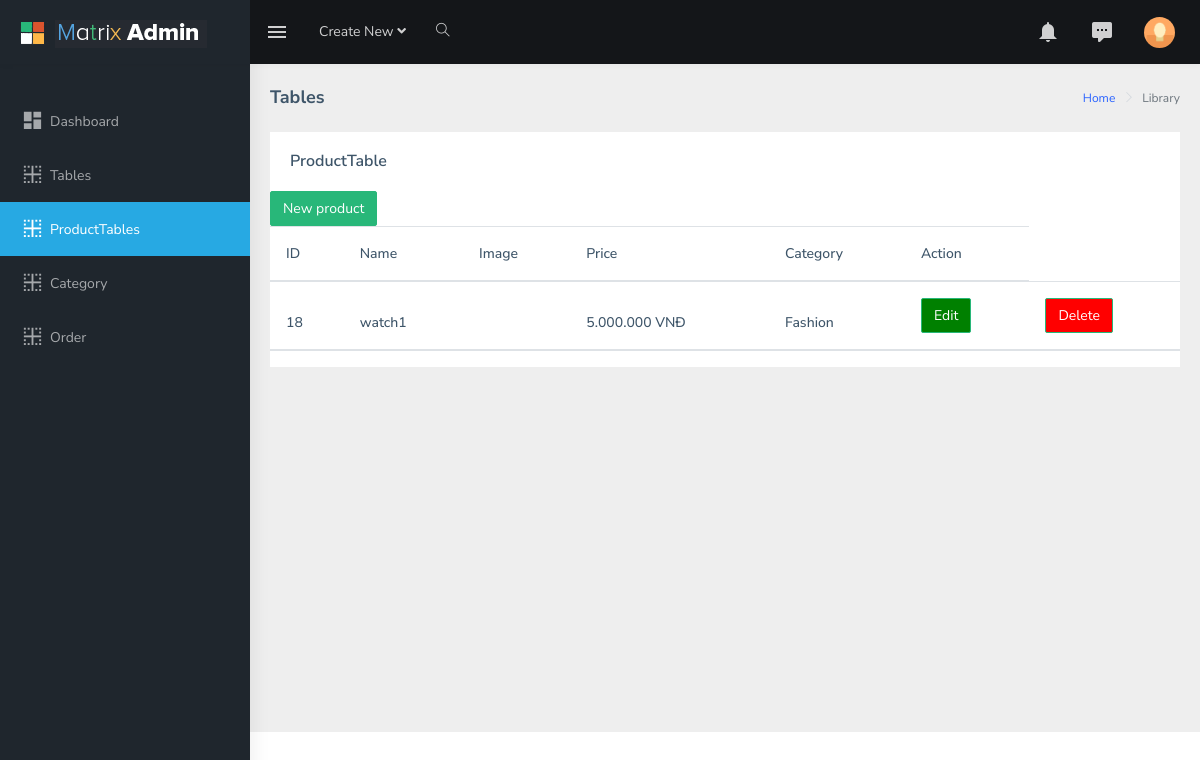
Screenshot of /Adminpage/view/producttables.php with the database file from the repository.
### tables this page shows
CREATE TABLE IF NOT EXISTS `product` (
  `product_id` int(30) NOT NULL AUTO_INCREMENT,
  `product_name` varchar(100) NOT NULL,
  `price` float NOT NULL,
  `image` varchar(200) NOT NULL,
  `category_id` int(30) NOT NULL,
  PRIMARY KEY (`product_id`),
  KEY `category_id` (`category_id`)
);

CREATE TABLE IF NOT EXISTS `category` (
  `category_id` int(30) NOT NULL AUTO_INCREMENT,
  `category_name` varchar(100) NOT NULL,
  PRIMARY KEY (`category_id`)
);

### Adminpage/Util/MySQLUtil.php (called while the page is built, shortened)
<?php
class MySQLUtil
{
    private $servername;
    private $password;
    private $username;
    private $myDB;
    public function __construct()
    {
        $this->servername = "localhost";
        $this->password = "";
        $this->username = "root";
        $this->myDB = "doanthaylam";
    }
    public function connected()
    {
        try {
            $this->conn = new PDO("mysql:host=$this->servername;port=3306;dbname=$this->myDB", $this->username, $this->password);
            $this->conn->setAttribute(PDO::ATTR_ERRMODE, PDO::ERRMODE_EXCEPTION);
            return $this->conn;
        } catch (PDOException $e) {
            echo "Connection failed: " . $e->getMessage();
        }
    }
    public function getAllData($query)
    {
        $dbCon = new MySQLUtil();
        $pdo = $dbCon->connected();
        $stmt = $pdo->prepare($query);
        $stmt->execute();
        return $stmt->fetchAll();
    }
}

### Adminpage/model/Product.php (called while the page is built, shortened)
<?php
include_once '../util/MySQLUtil.php';
class Product
{
    public function getAllProduct(){
        $mysql=new MySQLUtil();
        $query = "select * from product";
        $data= $mysql->getAllData($query);
        return $data;
    }
    public function getCategoryName($category_id){
        $mysql = new MySQLUtil();
        $pdo = $mysql->connected();
        if ($pdo != null) {
            $data = [
                'category_id'=>$category_id,
            ];
            $sql ="select category_name from category where category_id=:category_id";
            $stmt = $pdo->prepare($sql);
            $stmt->execute($data);
            return $stmt->fetch();
    }
    }
}
?>

### Adminpage/Util/LDTUtil.php (called while the page is built, shortened)
<?php
 function formatPrice($gia)
{
    return number_format($gia,0,",","."). " VNĐ";
}

### Adminpage/view/producttables.php (the view, shortened to what this page needs)
<!DOCTYPE html>
<html dir="ltr" lang="en">
<head>
    <link rel="stylesheet" type="text/css" href="assets/extra-libs/multicheck/multicheck.css">
    <link href="assets/libs/datatables.net-bs4/css/dataTables.bootstrap4.css" rel="stylesheet">
    <link href="dist/css/style.min.css" rel="stylesheet">
</head>
<body>
    <div id="main-wrapper">
        <header class="topbar" data-navbarbg="skin5">
            <nav class="navbar top-navbar navbar-expand-md navbar-dark">
                <div class="navbar-header" data-logobg="skin5">
                    <a class="navbar-brand" href="index.html">
                        <b class="logo-icon p-l-10">
                            <img src="assets/images/logo-icon.png" alt="homepage" class="light-logo" />
                        </b>
                        <span class="logo-text">
                             <img src="assets/images/logo-text.png" alt="homepage" class="light-logo" />
                        </span>
                    </a>
                </div>
                <div class="navbar-collapse collapse" id="navbarSupportedContent" data-navbarbg="skin5">
                    <ul class="navbar-nav float-left mr-auto">
                        <li class="nav-item d-none d-md-block"><a class="nav-link sidebartoggler waves-effect waves-light" href="javascript:void(0)" data-sidebartype="mini-sidebar"><i class="mdi mdi-menu font-24"></i></a></li>
                        <li class="nav-item dropdown">
                            <a class="nav-link dropdown-toggle" href="#" id="navbarDropdown" role="button" data-toggle="dropdown" aria-haspopup="true" aria-expanded="false">
                             <span class="d-none d-md-block">Create New <i class="fa fa-angle-down"></i></span>
                            </a>
                        </li>
                        <li class="nav-item search-box"> <a class="nav-link waves-effect waves-dark" href="javascript:void(0)"><i class="ti-search"></i></a>
                        </li>
                    </ul>
                    <ul class="navbar-nav float-right">
                        <li class="nav-item dropdown">
                            <a class="nav-link dropdown-toggle waves-effect waves-dark" href="" data-toggle="dropdown" aria-haspopup="true" aria-expanded="false"> <i class="mdi mdi-bell font-24"></i>
                            </a>
                        </li>
                        <li class="nav-item dropdown">
                            <a class="nav-link dropdown-toggle waves-effect waves-dark" href="" id="2" data-toggle="dropdown" aria-haspopup="true" aria-expanded="false"> <i class="font-24 mdi mdi-comment-processing"></i>
                            </a>
                        </li>
                        <li class="nav-item dropdown">
                            <a class="nav-link dropdown-toggle text-muted waves-effect waves-dark pro-pic" href="" data-toggle="dropdown" aria-haspopup="true" aria-expanded="false"><img src="assets/images/users/1.jpg" alt="user" class="rounded-circle" width="31"></a>
                        </li>
                    </ul>
                </div>
            </nav>
        </header>
        <aside class="left-sidebar" data-sidebarbg="skin5">
            <div class="scroll-sidebar">
                <?php
                        include"slidebar.php"
                    ?>
            </div>
        </aside>
        <div class="page-wrapper">
            <div class="page-breadcrumb">
                <div class="row">
                    <div class="col-12 d-flex no-block align-items-center">
                        <h4 class="page-title">Tables</h4>
                        <div class="ml-auto text-right">
                            <nav aria-label="breadcrumb">
                                <ol class="breadcrumb">
                                    <li class="breadcrumb-item"><a href="#">Home</a></li>
                                    <li class="breadcrumb-item active" aria-current="page">Library</li>
                                </ol>
                            </nav>
                        </div>
                    </div>
                </div>
            </div>
            <div class="container-fluid">
                <div class="row">
                    <div class="col-12">
                        <div class="card">
                            <div class="card-body">
                                <h5 class="card-title m-b-0">ProductTable</h5>
                            </div>
                            <div class="newuser">
                            <button class="btn btn-success float-left" type="submit"><a href="createproduct.php">New product</a></button>
                            </div>
                            <table class="table">
                                  <thead>
                                    <tr>
                                      <th scope="col">ID</th>
                                      <th scope="col">Name</th>
                                      <th scope="col">Image</th>
                                      <th scope="col">Price</th>
                                      <th scope="col">Category</th>
                                      <th scope="col">Action</th>
                                    </tr>
                                    <?php
                                    include '../model/Product.php';
                                    include_once '../util/LDTUtil.php';
                                    $listproduct=new Product("","","","","","");
                                    $data=$listproduct ->getAllProduct();
                                    foreach($data as $item){
                                    $name=$listproduct ->getCategoryName($item["category_id"]);
                                    echo '<tr>
                                      <th scope="col">'.$item["product_id"].'</th>
                                      <th scope="col">'.$item["product_name"].'</th>
                                      <th scope="col"><img width="100px" src="./image/'.$item["image"].'" alt=""></th>
                                      <th scope="col">'.formatPrice($item["price"]).'</th>
                                      <th scope="col">'.$name['category_name'].'</th>
                                      <form method="POST" action="updateproduct.php">
                                      <input type="hidden" name="id_product" value="'.$item["product_id"].'">
                                      <input type="hidden" name="name_product" value="'.$item["product_name"].'">
                                      <input type="hidden" name="image_product" value="'.$item["image"].'">
                                      <input type="hidden" name="price_product" value="'.$item["price"].'">
                                      <input type="hidden" name="category" value="'.$item["category_id"].'">
                                      <th scope="col"><input class="btn btn-success btn_delete" style="background-color:green" name="btn_action" type="submit" value="Edit"></input>
                                      </th>
                                      </form>
                                      <form method="POST" action="../controller/product_controller.php">
                                      <input type="hidden" name="id_product" value="'.$item["product_id"].'">
                                      <th scope="col"><input class="btn btn-success btn_delete" style="background-color:red" name="btn_action" type="submit" value="Delete"></input>
                                      </th>
                                    </form>
                                    </tr>';
                                    }
                                    ?>
                                  </thead>
                            </table>
                        </div>
            </div>
        </div>
    </div>
</body>
</html>

### Adminpage/view/producttables.php (style rules this page uses)
.newuser a { color:white; }

### rows the page displays
product: product_id "18", product_name "watch1", price "5.000.000 VNĐ", category.category_name "Fashion"
